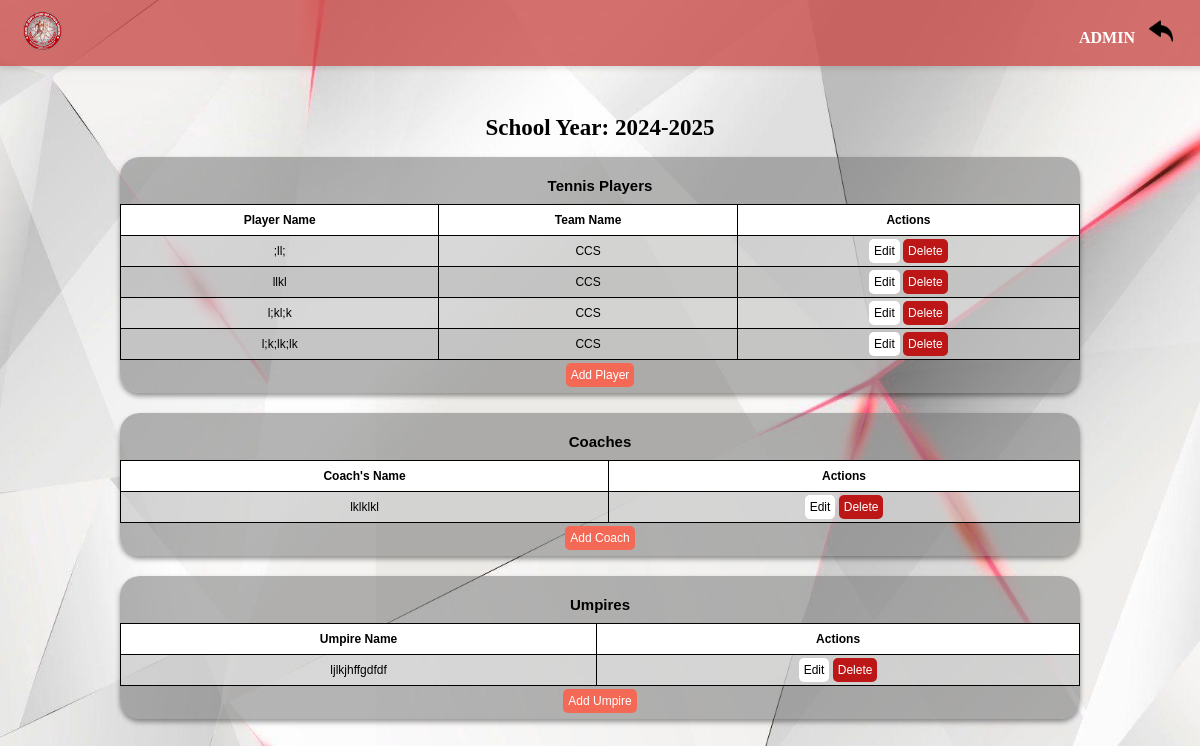
Page /tennis_sport_details/1/ (signed in) on the committed database.
### myapp/models.py (models this page shows, shortened)
class CustomUser(AbstractUser):
    SPORT_CHOICES = [
        ('arnis', 'Arnis'),
        ('volleyball', 'Volleyball'),
        ('table_tennis', 'Table Tennis'),
    ]
    userID = models.AutoField(primary_key=True)
    username = models.CharField(max_length=255, unique=True)
    password = models.CharField(max_length=255)  # This field will store hashed passwords
    sport = models.CharField(max_length=20, choices=SPORT_CHOICES, blank=True, null=True)
    is_superuser = models.BooleanField(blank=True, null=True)
    is_admin = models.BooleanField(blank=True, null=True)
    is_staff = models.BooleanField(blank=True, null=True)
    groups = models.ManyToManyField(
        Group,
        blank=True,
        related_name='customuser_set',
        verbose_name='groups'
    )
    user_permissions = models.ManyToManyField(
        Permission,
        blank=True,
        related_name='customuser_set',
        verbose_name='user permissions'
    )
    def __str__(self):
        return self.username

class SchoolYear(models.Model):
    YearID = models.AutoField(primary_key=True)
    start_year = models.IntegerField()
    end_year = models.IntegerField()

class TennisPlayers(models.Model):
    yearID = models.ForeignKey(SchoolYear, on_delete=models.CASCADE)
    playerID = models.AutoField(primary_key=True)
    player_name = models.CharField(max_length=150)
    collegeID = models.ForeignKey(College, on_delete=models.CASCADE)

class College(models.Model):
    collegeID = models.AutoField(primary_key=True)
    college_abb = models.CharField(max_length=100)
    college_name = models.CharField(max_length=150)
    def __str__(self):
        return self.college_abb

class TennisCoach(models.Model):
    yearID = models.ForeignKey(SchoolYear, on_delete=models.CASCADE)
    coachID = models.AutoField(primary_key=True)
    coach_name = models.CharField(max_length=150)

class TennisUmpire(models.Model):
    yearID = models.ForeignKey(SchoolYear, on_delete=models.CASCADE)
    umpireID = models.AutoField(primary_key=True)
    umpire_name = models.CharField(max_length=150)

### myapp/views.py (the view)
# urls.py: path('tennis_sport_details/<int:year_id>/', views.tennis_details, name='tennis_sport_details'),
@login_required(login_url='/login')
def tennis_details(request, year_id):
    school_year = get_object_or_404(SchoolYear, YearID=year_id)
    players = TennisPlayers.objects.filter(yearID=school_year)
    umpires = TennisUmpire.objects.filter(yearID=school_year)
    coaches = TennisCoach.objects.filter(yearID=school_year)
    context = {
        'school_year': school_year,
        'players': players,
        'umpires': umpires,
        'coaches': coaches,
        'username': request.user,
    }
    if request.user.sport != 'table_tennis' and not request.user.is_admin:
        messages.error(request, "You are not authorized to access this page.")
        return redirect('myapp:sports')  # Redirect to sport selection page
    return render(request, 'tennis_details.html', context)

### myapp/templates/tennis_details.html (shortened to what this page needs)
{%load static%}
<!DOCTYPE html>
<html lang="en">
<head>
    <link rel="stylesheet" href="{% static 'css/details.css' %}">
</head>
<body>
<header>
        <div class="navbar">
        <div class="logo">
            <img src="{% static 'img/csspe.png' %}" alt="Logo">
        </div>
        <div class="nav-links">
            <ul>
                <li>
                    <span>{{ username|upper  }}</span>
                </li>
                <li>
                    <a href="javascript:history.back()">
                        <img src="{% static '/img/back.png'%}"  alt="Match History" class="icon" placeholder="icon" />
                    </a>
                </li>
            </ul>
        </div>
    </div>
</header>
<h1>School Year: {{ school_year.start_year }}-{{ school_year.end_year }}</h1>
<div class="container">
    <h3>Tennis Players</h3>
    <table>
    <thead>
    <tr>
        <th>Player Name</th>
        <th>Team Name</th>
        <th>Actions</th>
    </tr>
    </thead>
    <tbody>
    {% for player in players %}
    <tr>
        <td>{{ player.player_name }}</td>
        <td>{{ player.collegeID }}</td>
        <td>
            <a href="{% url 'myapp:edit_tennis_player' player.playerID %}" class="edit-btn">Edit</a>
            <a href="{% url 'myapp:delete_tennis_player' player.playerID %}" class="delete-btn">Delete</a>
        </td>
    </tr>
    {% endfor %}
    </tbody>
    </table>
    <a href="{% url 'myapp:add_tennis_player' year_id=school_year.pk %}" class="add-btn">Add Player</a>
</div>
<div class="container">
<h3>Coaches</h3>
<table>
<thead>
<tr>
    <th>Coach's Name</th>
    <th>Actions</th>
</tr>
</thead>
<tbody>
{% for coach in coaches %}
<tr>
    <td>{{ coach.coach_name }}</td>
    <td>
        <a href="{% url 'myapp:edit_tennis_coach' coach.coachID %}" class="edit-btn">Edit</a>
        <a href="{% url 'myapp:delete_coach' coach.coachID %}" class="delete-btn">Delete</a>
    </td>
</tr>
{% endfor %}
</tbody>
</table>
<a href="{% url 'myapp:add_tennis_coach' year_id=school_year.pk %}" class="add-btn">Add Coach</a>
</div>
<div class="container">
        <h3>Umpires</h3>
        <table>
        <thead>
        <tr>
            <th>Umpire Name</th>
            <th>Actions</th>
        </tr>
        </thead>
        <tbody>
        {% for umpire in umpires %}
        <tr>
            <td>{{ umpire.umpire_name }}</td>
            <td>
                <a href="{% url 'myapp:edit_tennis_umpire' umpire.umpireID %}" class="edit-btn">Edit</a>
                <a href="{% url 'myapp:delete_umpire' umpire.umpireID %}" class="delete-btn">Delete</a>
            </td>
        </tr>
        {% endfor %}
        </tbody>
        </table>
        <a href="{% url 'myapp:add_tennis_umpire' year_id=school_year.pk %}" class="add-btn">Add Umpire</a>
    </div>
</body>
</html>

### myapp/static/css/details.css (style rules this page uses)
body { background-image: url('/static/img/log.png'); background-size: cover; background-position: center; background-repeat: no-repeat; background-attachment: fixed; font-family: Georgia, 'Times New Roman', Times, serif; margin: 0; padding: 0; position: relative; }
.navbar { background-color: #ca4f4dcd; color: #fff; display: flex; justify-content: space-between; align-items: center; padding: 3px; font-weight: bold; position: fixed; margin: 0; width: 100%; top: 0; z-index: 1000; box-shadow: 0px 3px 5px rgba(0, 0, 0, 0.1); }
.logo img { height: 40px; margin-left: 20px; }
.nav-links ul { list-style: none; margin-right: 20px; padding: 0; }
.nav-links ul li { display: inline; padding-right: 10px; }
.nav-links ul li a { color: #0b0b0b; text-decoration: none; }
.icon { width: 24px; height: 24px; }
img { transition: filter 0.3s; }
.container { font-family: 'Franklin Gothic Medium', 'Arial Narrow', Arial, sans-serif; background-color: #74747488; margin: 0 auto; width: 80%; padding-top: 10px; border-radius: 20px; padding-bottom: 10px; text-align: center; box-sizing: border-box; margin-bottom: 20px; box-shadow: 0px 3px 5px rgba(0, 0, 0, 0.4); justify-content: space-around; }
h1 { font-size: 23px; padding-top: 100px; margin: 9 auto; text-align: center; }
h3 { font-size: 15px; padding: 10px; margin: 0 auto; text-align: center; color: #000000; }
table { width: 100%; border-collapse: collapse; font-size: 12px; margin-bottom: 5px; }
table, th, td { border: 1px solid #000000; }
th, td { text-align: center; padding: 8px; }
th { background-color: #ffff; }
td { background-color: #ffffff78; }
tr:nth-child(even) { background-color: #74747488; }
.edit-btn { background-color: #fff; padding: 5px; border-radius: 5px; text-decoration: none; color: #000000; }
.delete-btn { background-color: #bc1616; padding: 5px; border-radius: 5px; text-decoration: none; color: #ffff; }
.add-btn { background-color: #f46956; padding: 5px; margin: 10px; border-radius: 5px; text-decoration: none; color: #ffff; font-size: 12px; }

### rows in the picture
CustomUser: username "ADMIN"
SchoolYear: start_year "2024", end_year "2025"
TennisPlayers: player_name ";ll;", collegeID "CCS"
TennisPlayers: player_name "llkl", collegeID "CCS"
TennisPlayers: player_name "l;kl;k", collegeID "CCS"
TennisPlayers: player_name "l;k;lk;lk", collegeID "CCS"
TennisCoach: coach_name "lklklkl"
TennisUmpire: umpire_name "ljlkjhffgdfdf"
